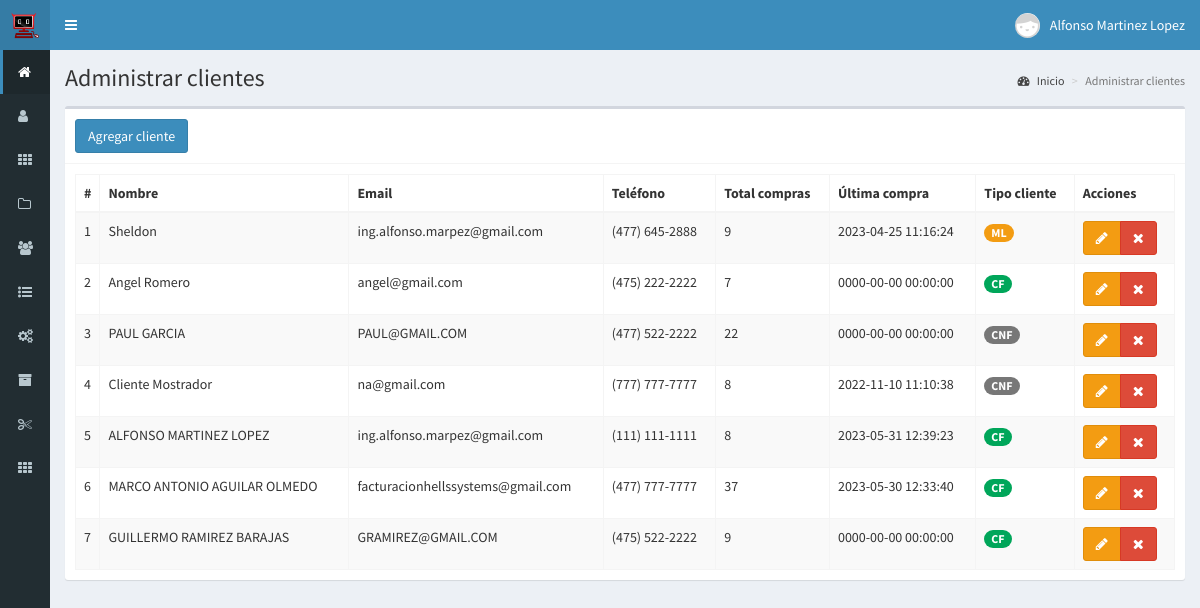
/clientes (signed in), run on the app's committed database.
### tables this page shows
CREATE TABLE `clientes` (
  `id` int(11) NOT NULL AUTO_INCREMENT,
  `nombre` text NOT NULL,
  `frecuente` int(11) NOT NULL COMMENT '1 = Cliente frecuente 2 = No frecuente',
  `email` text NOT NULL,
  `telefono` text NOT NULL,
  `compras` int(11) NOT NULL,
  `ultima_compra` datetime NOT NULL,
  `fecha` timestamp NOT NULL DEFAULT CURRENT_TIMESTAMP ON UPDATE CURRENT_TIMESTAMP,
  PRIMARY KEY (`id`)
);

### controladores/plantilla.controlador.php (called while the page is built)
<?php
class ControladorPlantilla{
	static public function ctrPlantilla(){
		include "vistas/plantilla.php";
	}
}

### index.php (called while the page is built, shortened)
<?php
require_once "controladores/plantilla.controlador.php";
require_once "controladores/usuarios.controlador.php";
require_once "controladores/clientes.controlador.php";
require_once "controladores/catalogosSat.controlador.php";
require_once "modelos/clientes.modelo.php";
$plantilla = new ControladorPlantilla();
$plantilla -> ctrPlantilla();

### controladores/clientes.controlador.php (called while the page is built, shortened)
<?php
class ControladorClientes{
	static public function ctrMostrarClientes($item, $valor){
		$tabla = "clientes";
		$respuesta = ModeloClientes::mdlMostrarClientes($tabla, $item, $valor);
		return $respuesta;
	}
}

### modelos/conexion.php (called while the page is built)
<?php
class Conexion
{
    static public function conectar()
    {
        $link = new PDO("mysql:host=localhost;
                        dbname=bopos",
                        "root",
                        "");
        $link->exec("set names utf8");
        return $link;
    }
}

### modelos/clientes.modelo.php (called while the page is built, shortened)
<?php
require_once "conexion.php";
class ModeloClientes
{
	static public function mdlMostrarClientes($tabla, $item, $valor)
	{
		if ($item != null) {
			$stmt = Conexion::conectar()->prepare("SELECT * FROM $tabla WHERE $item = :$item");
			$stmt->bindParam(":" . $item, $valor, PDO::PARAM_STR);
			$stmt->execute();
			return $stmt->fetch();
		} else {
			$stmt = Conexion::conectar()->prepare("SELECT * FROM $tabla");
			$stmt->execute();
			return $stmt->fetchAll();
		}
	}
}

### vistas/modulos/clientes.php (the view, shortened to what this page needs)
<div class="content-wrapper">
  <section class="content-header">
    <h1>
      Administrar clientes
    </h1>
    <ol class="breadcrumb">
      <li><a href="inicio"><i class="fa fa-dashboard"></i> Inicio</a></li>
      <li class="active">Administrar clientes</li>
    </ol>
  </section>
  <section class="content">
    <div class="box">
      <div class="box-header with-border">
        <button class="btn btn-primary" data-toggle="modal" data-target="#modalAgregarCliente">
          Agregar cliente
        </button>
      </div>
      <div class="box-body">
        <table class="table table-bordered table-striped dt-responsive tablas" width="100%">
          <thead>
            <tr>
              <th style="width:10px">#</th>
              <th>Nombre</th>
              <th>Email</th>
              <th>Teléfono</th>
              <th>Total compras</th>
              <th>Última compra</th>
              <th>Tipo cliente</th>
              <th>Acciones</th>
            </tr>
          </thead>
          <tbody>
            <?php
            $item = null;
            $valor = null;
            $clientes = ControladorClientes::ctrMostrarClientes($item, $valor);
            foreach ($clientes as $key => $value) {
              echo '<tr>
                    <td>' . ($key + 1) . '</td>
                    <td>' . $value["nombre"] . '</td>
                    <td>' . $value["email"] . '</td>
                    <td>' . $value["telefono"] . '</td>
                    <td>' . $value["compras"] . '</td>
                    <td>' . $value["ultima_compra"] . '</td>';
              if ($value["frecuente"] == 1) {
                echo '<td> <span class="badge alert-success">CF</span></td>';
              } else if ($value["frecuente"] == 2) {
                echo '<td> <span class="badge alert-primary">CNF</span></td>';
              } else if ($value["frecuente"] == 3) {
                echo '<td> <span class="badge alert-warning">ML</span></td>';
              }
              echo '<td>
                      <div class="btn-group">
                        <button class="btn btn-warning btnEditarCliente" data-toggle="modal" data-target="#modalEditarCliente" idCliente="' . $value["id"] . '"><i class="fa fa-pencil"></i></button>';
              if ($_SESSION["perfil"] == "Administrador") {
                echo '<button class="btn btn-danger btnEliminarCliente" idCliente="' . $value["id"] . '"><i class="fa fa-times"></i></button>';
              }
              echo '</div>
                    </td>
                  </tr>';
            }
            ?>
          </tbody>
        </table>
      </div>
    </div>
  </section>
</div>

### vistas/plantilla.php (shortened to what this page needs)
<!DOCTYPE html>
<html>
<head>
  <link rel="stylesheet" href="vistas/bower_components/bootstrap/dist/css/bootstrap.min.css">
  <link rel="stylesheet" href="vistas/bower_components/font-awesome/css/font-awesome.min.css">
  <link rel="stylesheet" href="vistas/bower_components/Ionicons/css/ionicons.min.css">
  <link rel="stylesheet" href="vistas/dist/css/AdminLTE.css">
  <link rel="stylesheet" href="vistas/dist/css/skins/_all-skins.min.css">
  <link rel="stylesheet" href="vistas/bower_components/datatables.net-bs/css/dataTables.bootstrap.min.css">
  <link rel="stylesheet" href="vistas/bower_components/datatables.net-bs/css/responsive.bootstrap.min.css">
  <link rel="stylesheet" href="vistas/plugins/iCheck/all.css">
  <link rel="stylesheet" href="vistas/bower_components/bootstrap-daterangepicker/daterangepicker.css">
  <link rel="stylesheet" href="vistas/bower_components/morris.js/morris.css">
  <link href="https://cdn.jsdelivr.net/npm/select2@4.1.0-rc.0/dist/css/select2.min.css" rel="stylesheet" />
  <link rel="stylesheet" href="https://cdn.datatables.net/searchpanes/1.0.1/css/searchPanes.dataTables.min.css">
</head>
<body class="hold-transition skin-blue sidebar-collapse sidebar-mini login-page">
  <?php
  if (isset($_SESSION["iniciarSesion"]) && $_SESSION["iniciarSesion"] == "ok") {
    echo '<div class="wrapper">';
    include "modulos/cabezote.php";
    include "modulos/menu.php";
    if (isset($_GET["ruta"])) {
      if (
        $_GET["ruta"] == "inicio" ||
        $_GET["ruta"] == "usuarios" ||
        $_GET["ruta"] == "categorias" ||
        $_GET["ruta"] == "productos" ||
        $_GET["ruta"] == "clientes" ||
        $_GET["ruta"] == "ventas" ||
        $_GET["ruta"] == "crear-venta" ||
        $_GET["ruta"] == "editar-venta" ||
        $_GET["ruta"] == "reportes" ||
        $_GET["ruta"] == "servicios" ||
        $_GET["ruta"] == "pedidosPaqueteria" ||
        $_GET["ruta"] == "cortes" ||
        $_GET["ruta"] == "cajas" ||
        $_GET["ruta"] == "salir" ||
        $_GET["ruta"] == "bodega_mv_detalle" ||
        $_GET["ruta"] == "reporteServicios" ||
        $_GET["ruta"] == "facturacion" ||
        $_GET["ruta"] == "altaProductos"
      ) {
        include "modulos/" . $_GET["ruta"] . ".php";
      } else {
        include "modulos/404.php";
      }
    } else {
      include "modulos/inicio.php";
    }
    echo '</div>';
  } else {
    include "modulos/login.php";
  }
  ?>
</body>
</html>

### vistas/modulos/cabezote.php (shortened to what this page needs)
<header class="main-header">
<a href="inicio" class="logo">
	<span class="logo-mini">
		<img src="vistas/img/plantilla/icono-blanco.png" class="img-responsive" style="padding:10px">
	</span>
</a>
<nav class="navbar navbar-static-top" role="navigation">
 	<a href="#" class="sidebar-toggle" data-toggle="push-menu" role="button">
     	</a>
	<div class="navbar-custom-menu">
		<ul class="nav navbar-nav">
			<li class="dropdown user user-menu">
				<a href="#" class="dropdown-toggle" data-toggle="dropdown">
				<?php
				if($_SESSION["foto"] != ""){
					echo '<img src="'.$_SESSION["foto"].'" class="user-image">';
				}else{
					echo '<img src="vistas/img/usuarios/default/anonymous.png" class="user-image">';
				}
				?>
					<span class="hidden-xs"><?php  echo $_SESSION["nombre"]; ?></span>
				</a>
			</li>
		</ul>
	</div>
</nav>
</header>

### vistas/modulos/menu.php (shortened to what this page needs)
<aside class="main-sidebar">
	<section class="sidebar">
		<ul class="sidebar-menu">
			<?php
			if ($_SESSION["perfil"] == "Administrador") {
				echo '<li class="active">
				<a href="inicio">
					<i class="fa fa-home"></i>
					<span>Inicio</span>
				</a>
			</li>
			<li>
				<a href="usuarios">
					<i class="fa fa-user"></i>
					<span>Usuarios</span>
				</a>
			</li>';
			}
			if ($_SESSION["perfil"] == "Administrador" || $_SESSION["perfil"] == "Especial") {
				echo '<li>
				<a href="categorias">
					<i class="fa fa-th"></i>
					<span>Categorías</span>
				</a>
			</li>';
			echo '<li class="treeview">
				<a href="#">
					<i class="fa fa-folder-o"></i>
					<span>Productos</span>
					<span class="pull-right-container">
						<i class="fa fa-angle-left pull-right"></i>
					</span>
				</a>
				<ul class="treeview-menu">
					<li>
						<a href="altaProductos">
							<i class="fa fa-circle-o"></i>
							<span>Alta productos</span>
						</a>
					</li>
					<li>
						<a href="productos">
							<i class="fa fa-circle-o"></i>
							<span>Inventario</span>
						</a>
					</li>
					</ul>
			</li>';
			}
			if ($_SESSION["perfil"] == "Administrador" || $_SESSION["perfil"] == "Vendedor") {
				echo '<li>
				<a href="clientes">
					<i class="fa fa-users"></i>
					<span>Clientes</span>
				</a>
			</li>';
			}
			if ($_SESSION["perfil"] == "Administrador" || $_SESSION["perfil"] == "Vendedor") {
				echo '<li class="treeview">
				<a href="#">
					<i class="fa fa-list-ul"></i>
					<span>Ventas</span>
					<span class="pull-right-container">
						<i class="fa fa-angle-left pull-right"></i>
					</span>
				</a>
				<ul class="treeview-menu">
					<li>
						<a href="ventas">
							<i class="fa fa-circle-o"></i>
							<span>Administrar ventas</span>
						</a>
					</li>
					<li>
						<a href="crear-venta">
							<i class="fa fa-circle-o"></i>
							<span>Crear venta</span>
						</a>
					</li>';
				echo '</ul>
			</li>';
			}
			if ($_SESSION["perfil"] == "Administrador" || $_SESSION["perfil"] == "Vendedor") {
				echo '<li class="treeview">
				<a href="#">
					<i class="fa fa-cogs"></i>
					<span>Servicios</span>
					<span class="pull-right-container">
						<i class="fa fa-angle-left pull-right"></i>
					</span>
				</a>
				<ul class="treeview-menu">
					<li>
						<a href="servicios">
							<i class="fa fa-circle-o"></i>
							<span>Admon. Servicios</span>
						</a>
					</li>
					<li>
						<a href="reporteServicios">
							<i class="fa fa-circle-o"></i>
							<span>Reporte servicios</span>
						</a>
					</li>
					</ul>
			</li>';
			}
			if ($_SESSION["perfil"] == "Administrador" || $_SESSION["perfil"] == "Vendedor") {
				echo '<li class="treeview">
				<a href="#">
					<i class="fa fa-archive"></i>
					<span>Admon. Paquetería</span>
					<span class="pull-right-container">
						<i class="fa fa-angle-left pull-right"></i>
					</span>
				</a>
				<ul class="treeview-menu">
				<li>
				<a href="pedidosPaqueteria">
					<i class="fa fa-circle-o"></i>
					<span>Env. Paquetería</span>
				</a>
			</li>
					</ul>
			</li>';
			}
			if ($_SESSION["perfil"] == "Administrador" || $_SESSION["perfil"] == "Vendedor") {
				echo '<li class="treeview">
				<a href="#">
					<i class="fa fa-scissors"></i>
					<span>Cajas y cortes</span>
					<span class="pull-right-container">
						<i class="fa fa-angle-left pull-right"></i>
					</span>
				</a>
				<ul class="treeview-menu">
					<li>
						<a href="cajas">
							<i class="fa fa-circle-o"></i>
							<span>Admon. Cajas</span>
						</a>
					</li>
					<li>
						<a href="cortes">
							<i class="fa fa-circle-o"></i>
							<span>Admon. Cortes</span>
						</a>
					</li>';
				echo '</ul>
			</li>';
				echo '<li>
				<a href="facturacion">
					<i class="fa fa-th"></i>
					<span>Facturas</span>
				</a>
			</li>';
			}
			?>
		</ul>
	</section>
</aside>

### data on the page
clientes: nombre "Sheldon", email "ing.alfonso.marpez@gmail.com", telefono "(477) 645-2888", compras "9", ultima_compra "2023-04-25 11:16:24", frecuente "ML"
clientes: nombre "Angel Romero", email "angel@gmail.com", telefono "(475) 222-2222", compras "7", ultima_compra "0000-00-00 00:00:00", frecuente "CF"
clientes: nombre "PAUL GARCIA", email "PAUL@GMAIL.COM", telefono "(477) 522-2222", compras "22", ultima_compra "0000-00-00 00:00:00", frecuente "CNF"
clientes: nombre "Cliente Mostrador", email "na@gmail.com", telefono "(777) 777-7777", compras "8", ultima_compra "2022-11-10 11:10:38", frecuente "CNF"
clientes: nombre "ALFONSO MARTINEZ LOPEZ", email "ing.alfonso.marpez@gmail.com", telefono "(111) 111-1111", compras "8", ultima_compra "2023-05-31 12:39:23", frecuente "CF"
clientes: nombre "MARCO ANTONIO AGUILAR OLMEDO", email "facturacionhellssystems@gmail.com", telefono "(477) 777-7777", compras "37", ultima_compra "2023-05-30 12:33:40", frecuente "CF"
clientes: nombre "GUILLERMO RAMIREZ BARAJAS", email "GRAMIREZ@GMAIL.COM", telefono "(475) 522-2222", compras "9", ultima_compra "0000-00-00 00:00:00", frecuente "CF"

### other printed values
$_SESSION["nombre"] "Alfonso Martinez Lopez"
